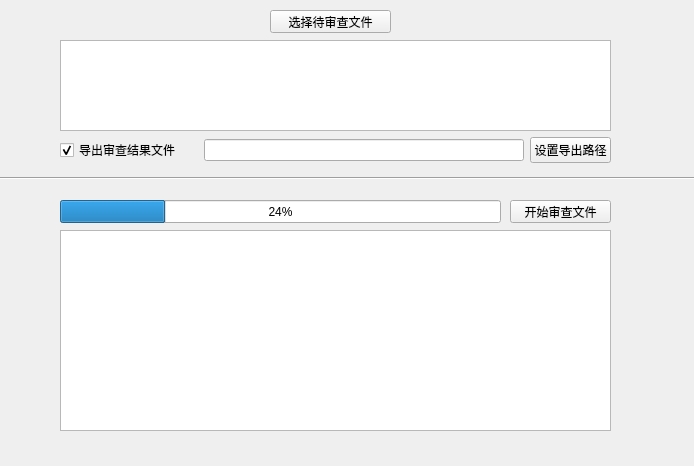
<?xml version="1.0" encoding="UTF-8"?>
<ui version="4.0">
 <class>MainWindow</class>
 <widget class="QMainWindow" name="MainWindow">
  <property name="geometry">
   <rect>
    <x>0</x>
    <y>0</y>
    <width>694</width>
    <height>466</height>
   </rect>
  </property>
  <property name="windowTitle">
   <string>案卷合同审查系统</string>
  </property>
  <widget class="QWidget" name="centralWidget">
   <widget class="QPushButton" name="pushButton_2">
    <property name="geometry">
     <rect>
      <x>510</x>
      <y>200</y>
      <width>101</width>
      <height>23</height>
     </rect>
    </property>
    <property name="text">
     <string>开始审查文件</string>
    </property>
   </widget>
   <widget class="QTextBrowser" name="textBrowser_2">
    <property name="geometry">
     <rect>
      <x>60</x>
      <y>40</y>
      <width>551</width>
      <height>91</height>
     </rect>
    </property>
   </widget>
   <widget class="QPushButton" name="pushButton">
    <property name="geometry">
     <rect>
      <x>270</x>
      <y>10</y>
      <width>121</width>
      <height>23</height>
     </rect>
    </property>
    <property name="text">
     <string>选择待审查文件</string>
    </property>
   </widget>
   <widget class="QTextBrowser" name="textBrowser">
    <property name="geometry">
     <rect>
      <x>60</x>
      <y>230</y>
      <width>551</width>
      <height>201</height>
     </rect>
    </property>
   </widget>
   <widget class="QWidget" name="horizontalLayoutWidget">
    <property name="geometry">
     <rect>
      <x>60</x>
      <y>130</y>
      <width>551</width>
      <height>41</height>
     </rect>
    </property>
    <layout class="QHBoxLayout" name="horizontalLayout">
     <item>
      <widget class="QCheckBox" name="checkBox">
       <property name="text">
        <string>导出审查结果文件     </string>
       </property>
       <property name="checked">
        <bool>true</bool>
       </property>
      </widget>
     </item>
     <item>
      <widget class="QLineEdit" name="lineEdit"/>
     </item>
     <item>
      <widget class="QPushButton" name="pushButton_3">
       <property name="text">
        <string>设置导出路径</string>
       </property>
      </widget>
     </item>
    </layout>
   </widget>
   <widget class="Line" name="line">
    <property name="geometry">
     <rect>
      <x>0</x>
      <y>170</y>
      <width>701</width>
      <height>16</height>
     </rect>
    </property>
    <property name="orientation">
     <enum>Qt::Horizontal</enum>
    </property>
   </widget>
   <widget class="QProgressBar" name="progressBar">
    <property name="geometry">
     <rect>
      <x>60</x>
      <y>200</y>
      <width>441</width>
      <height>23</height>
     </rect>
    </property>
    <property name="value">
     <number>24</number>
    </property>
   </widget>
  </widget>
 </widget>
 <resources/>
 <connections/>
</ui>
